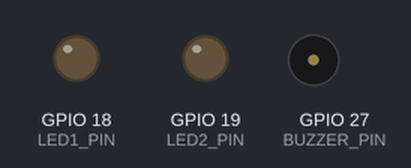
Bench run of a program on a simulated ESP32. Parts: output pins drawn as LEDs (lit = HIGH), buzzer (waves = sounding).

Above: at 1.5 s.
At 2.0 s:
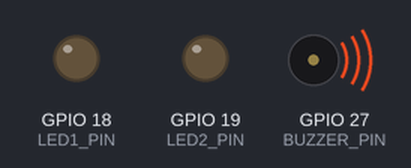
At 4.09 s:
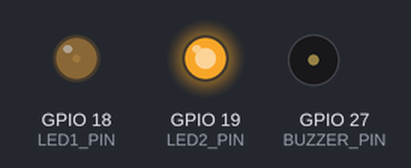
At 12.8 s:
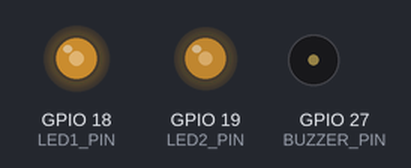
At 21.51 s:
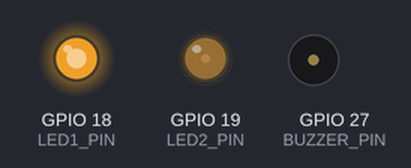
At 38.94 s:
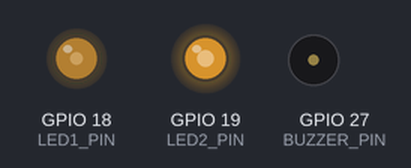
Timing chart, 0 to 40.0 s (numbered marks = the images above):
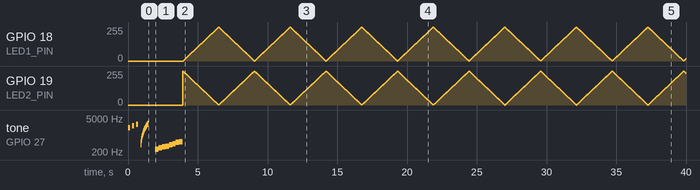

The program:

main.cpp
```cpp
#include <Arduino.h>

// --- Buzzer configuration ---
#define BUZZER_PIN 27
#define BUZZER_CH  0
#define BUZZER_FREQ 2000
#define BUZZER_RES 10

// --- LED 1 configuration ---
#define LED1_PIN 18
#define LED1_CH  1
#define LED_FREQ 5000
#define LED_RES 8

// --- LED 2 configuration ---
#define LED2_PIN 19
#define LED2_CH  2

void setup() {
  // Setup buzzer PWM
  ledcSetup(BUZZER_CH, BUZZER_FREQ, BUZZER_RES);
  ledcAttachPin(BUZZER_PIN, BUZZER_CH);

  // Setup LEDs PWM
  ledcSetup(LED1_CH, LED_FREQ, LED_RES);
  ledcAttachPin(LED1_PIN, LED1_CH);

  ledcSetup(LED2_CH, LED_FREQ, LED_RES);
  ledcAttachPin(LED2_PIN, LED2_CH);

  // --- Buzzer patterns ---
  for (int i = 0; i < 3; i++) {
    ledcWriteTone(BUZZER_CH, 2000 + i * 400);
    delay(150);
    ledcWrite(BUZZER_CH, 0);
    delay(150);
  }

  for (int f = 400; f <= 3000; f += 100) {
    ledcWriteTone(BUZZER_CH, f);
    delay(20);
  }
  ledcWrite(BUZZER_CH, 0);
  delay(500);

  int melody[] = {262, 294, 330, 349, 392, 440, 494, 523};
  for (int i = 0; i < 8; i++) {
    ledcWriteTone(BUZZER_CH, melody[i]);
    delay(250);
  }
  ledcWrite(BUZZER_CH, 0);
}

void loop() {
  // LED1 brightens while LED2 dims
  for (int d = 0; d <= 255; d++) {
    ledcWrite(LED1_CH, d);
    ledcWrite(LED2_CH, 255 - d);
    delay(10);
  }

  // LED1 dims while LED2 brightens
  for (int d = 255; d >= 0; d--) {
    ledcWrite(LED1_CH, d);
    ledcWrite(LED2_CH, 255 - d);
    delay(10);
  }
}
```
